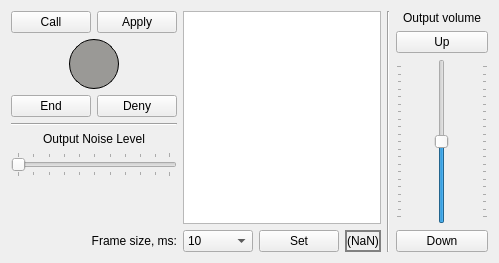
<?xml version="1.0" encoding="UTF-8"?>
<ui version="4.0">
 <class>CallTab</class>
 <widget class="QWidget" name="CallTab">
  <property name="geometry">
   <rect>
    <x>0</x>
    <y>0</y>
    <width>499</width>
    <height>263</height>
   </rect>
  </property>
  <property name="windowTitle">
   <string>Form</string>
  </property>
  <layout class="QHBoxLayout" name="horizontalLayout_4" stretch="4,0,1">
   <item>
    <layout class="QGridLayout" name="gridLayout" columnstretch="0,0,0,0" columnminimumwidth="0,1,1,1">
     <item row="0" column="0">
      <layout class="QVBoxLayout" name="verticalLayout">
       <item>
        <layout class="QHBoxLayout" name="horizontalLayout_2">
         <item>
          <widget class="QPushButton" name="pB_startCall">
           <property name="sizePolicy">
            <sizepolicy hsizetype="Minimum" vsizetype="Minimum">
             <horstretch>0</horstretch>
             <verstretch>0</verstretch>
            </sizepolicy>
           </property>
           <property name="minimumSize">
            <size>
             <width>0</width>
             <height>0</height>
            </size>
           </property>
           <property name="maximumSize">
            <size>
             <width>16777215</width>
             <height>16777215</height>
            </size>
           </property>
           <property name="text">
            <string>Call</string>
           </property>
           <property name="icon">
            <iconset>
             <normaloff>../../</normaloff>../../</iconset>
           </property>
           <property name="flat">
            <bool>false</bool>
           </property>
          </widget>
         </item>
         <item>
          <widget class="QPushButton" name="pB_applyCall">
           <property name="sizePolicy">
            <sizepolicy hsizetype="Minimum" vsizetype="Minimum">
             <horstretch>0</horstretch>
             <verstretch>0</verstretch>
            </sizepolicy>
           </property>
           <property name="minimumSize">
            <size>
             <width>0</width>
             <height>0</height>
            </size>
           </property>
           <property name="maximumSize">
            <size>
             <width>16777215</width>
             <height>16777215</height>
            </size>
           </property>
           <property name="text">
            <string>Apply</string>
           </property>
           <property name="icon">
            <iconset theme="QIcon::ThemeIcon::CallStart">
             <normaloff>../../</normaloff>../../</iconset>
           </property>
           <property name="flat">
            <bool>false</bool>
           </property>
          </widget>
         </item>
        </layout>
       </item>
       <item>
        <layout class="QHBoxLayout" name="horizontalLayout">
         <item>
          <widget class="QRadioButton" name="rB_connectionState">
           <property name="enabled">
            <bool>false</bool>
           </property>
           <property name="sizePolicy">
            <sizepolicy hsizetype="Minimum" vsizetype="Minimum">
             <horstretch>0</horstretch>
             <verstretch>0</verstretch>
            </sizepolicy>
           </property>
           <property name="minimumSize">
            <size>
             <width>50</width>
             <height>25</height>
            </size>
           </property>
           <property name="maximumSize">
            <size>
             <width>50</width>
             <height>50</height>
            </size>
           </property>
           <property name="styleSheet">
            <string notr="true">QRadioButton {
	color: black;
}

QRadioButton::indicator {
	border-radius: 25px;
	width: 48px;
	height: 48px;
}

QRadioButton::indicator::checked {
	border: 1px solid black;
	background-color: rgb(0,255,0);
}

QRadioButton::indicator::unchecked {
	border: 1px solid black;
	background-color: rgb(154, 153, 150);
}</string>
           </property>
           <property name="text">
            <string/>
           </property>
          </widget>
         </item>
        </layout>
       </item>
       <item>
        <layout class="QHBoxLayout" name="horizontalLayout_3">
         <item>
          <widget class="QPushButton" name="pB_endCall">
           <property name="sizePolicy">
            <sizepolicy hsizetype="Minimum" vsizetype="Minimum">
             <horstretch>0</horstretch>
             <verstretch>0</verstretch>
            </sizepolicy>
           </property>
           <property name="minimumSize">
            <size>
             <width>0</width>
             <height>0</height>
            </size>
           </property>
           <property name="maximumSize">
            <size>
             <width>16777215</width>
             <height>16777215</height>
            </size>
           </property>
           <property name="styleSheet">
            <string notr="true"/>
           </property>
           <property name="text">
            <string>End</string>
           </property>
           <property name="icon">
            <iconset theme="QIcon::ThemeIcon::CallStop">
             <normaloff>../../</normaloff>../../</iconset>
           </property>
          </widget>
         </item>
         <item>
          <widget class="QPushButton" name="pB_denyCall">
           <property name="sizePolicy">
            <sizepolicy hsizetype="Minimum" vsizetype="Minimum">
             <horstretch>0</horstretch>
             <verstretch>0</verstretch>
            </sizepolicy>
           </property>
           <property name="minimumSize">
            <size>
             <width>0</width>
             <height>0</height>
            </size>
           </property>
           <property name="maximumSize">
            <size>
             <width>16777215</width>
             <height>16777215</height>
            </size>
           </property>
           <property name="styleSheet">
            <string notr="true"/>
           </property>
           <property name="text">
            <string>Deny</string>
           </property>
           <property name="icon">
            <iconset theme="QIcon::ThemeIcon::CallStop">
             <normaloff>../../</normaloff>../../</iconset>
           </property>
          </widget>
         </item>
        </layout>
       </item>
       <item>
        <widget class="Line" name="line_2">
         <property name="orientation">
          <enum>Qt::Horizontal</enum>
         </property>
        </widget>
       </item>
       <item>
        <widget class="QLabel" name="label_19">
         <property name="sizePolicy">
          <sizepolicy hsizetype="Minimum" vsizetype="Minimum">
           <horstretch>0</horstretch>
           <verstretch>0</verstretch>
          </sizepolicy>
         </property>
         <property name="text">
          <string>Output Noise Level</string>
         </property>
         <property name="alignment">
          <set>Qt::AlignCenter</set>
         </property>
        </widget>
       </item>
       <item>
        <widget class="QSlider" name="hS_outputNoise">
         <property name="enabled">
          <bool>false</bool>
         </property>
         <property name="sizePolicy">
          <sizepolicy hsizetype="Minimum" vsizetype="Fixed">
           <horstretch>0</horstretch>
           <verstretch>0</verstretch>
          </sizepolicy>
         </property>
         <property name="palette">
          <palette>
           <active>
            <colorrole role="WindowText">
             <brush brushstyle="SolidPattern">
              <color alpha="255">
               <red>0</red>
               <green>0</green>
               <blue>0</blue>
              </color>
             </brush>
            </colorrole>
            <colorrole role="Dark">
             <brush brushstyle="SolidPattern">
              <color alpha="255">
               <red>159</red>
               <green>159</green>
               <blue>159</blue>
              </color>
             </brush>
            </colorrole>
            <colorrole role="Text">
             <brush brushstyle="SolidPattern">
              <color alpha="255">
               <red>0</red>
               <green>0</green>
               <blue>0</blue>
              </color>
             </brush>
            </colorrole>
            <colorrole role="ButtonText">
             <brush brushstyle="SolidPattern">
              <color alpha="255">
               <red>0</red>
               <green>0</green>
               <blue>0</blue>
              </color>
             </brush>
            </colorrole>
            <colorrole role="Shadow">
             <brush brushstyle="SolidPattern">
              <color alpha="255">
               <red>118</red>
               <green>118</green>
               <blue>118</blue>
              </color>
             </brush>
            </colorrole>
            <colorrole role="Highlight">
             <brush brushstyle="SolidPattern">
              <color alpha="255">
               <red>48</red>
               <green>140</green>
               <blue>198</blue>
              </color>
             </brush>
            </colorrole>
            <colorrole role="PlaceholderText">
             <brush brushstyle="NoBrush">
              <color alpha="128">
               <red>0</red>
               <green>0</green>
               <blue>0</blue>
              </color>
             </brush>
            </colorrole>
           </active>
           <inactive>
            <colorrole role="WindowText">
             <brush brushstyle="SolidPattern">
              <color alpha="255">
               <red>0</red>
               <green>0</green>
               <blue>0</blue>
              </color>
             </brush>
            </colorrole>
            <colorrole role="Dark">
             <brush brushstyle="SolidPattern">
              <color alpha="255">
               <red>159</red>
               <green>159</green>
               <blue>159</blue>
              </color>
             </brush>
            </colorrole>
            <colorrole role="Text">
             <brush brushstyle="SolidPattern">
              <color alpha="255">
               <red>0</red>
               <green>0</green>
               <blue>0</blue>
              </color>
             </brush>
            </colorrole>
            <colorrole role="ButtonText">
             <brush brushstyle="SolidPattern">
              <color alpha="255">
               <red>0</red>
               <green>0</green>
               <blue>0</blue>
              </color>
             </brush>
            </colorrole>
            <colorrole role="Shadow">
             <brush brushstyle="SolidPattern">
              <color alpha="255">
               <red>118</red>
               <green>118</green>
               <blue>118</blue>
              </color>
             </brush>
            </colorrole>
            <colorrole role="Highlight">
             <brush brushstyle="SolidPattern">
              <color alpha="255">
               <red>48</red>
               <green>140</green>
               <blue>198</blue>
              </color>
             </brush>
            </colorrole>
            <colorrole role="PlaceholderText">
             <brush brushstyle="NoBrush">
              <color alpha="128">
               <red>0</red>
               <green>0</green>
               <blue>0</blue>
              </color>
             </brush>
            </colorrole>
           </inactive>
           <disabled>
            <colorrole role="WindowText">
             <brush brushstyle="SolidPattern">
              <color alpha="255">
               <red>0</red>
               <green>0</green>
               <blue>0</blue>
              </color>
             </brush>
            </colorrole>
            <colorrole role="Dark">
             <brush brushstyle="SolidPattern">
              <color alpha="255">
               <red>159</red>
               <green>159</green>
               <blue>159</blue>
              </color>
             </brush>
            </colorrole>
            <colorrole role="Text">
             <brush brushstyle="SolidPattern">
              <color alpha="255">
               <red>0</red>
               <green>0</green>
               <blue>0</blue>
              </color>
             </brush>
            </colorrole>
            <colorrole role="ButtonText">
             <brush brushstyle="SolidPattern">
              <color alpha="255">
               <red>0</red>
               <green>0</green>
               <blue>0</blue>
              </color>
             </brush>
            </colorrole>
            <colorrole role="Shadow">
             <brush brushstyle="SolidPattern">
              <color alpha="255">
               <red>119</red>
               <green>118</green>
               <blue>123</blue>
              </color>
             </brush>
            </colorrole>
            <colorrole role="Highlight">
             <brush brushstyle="SolidPattern">
              <color alpha="255">
               <red>48</red>
               <green>140</green>
               <blue>198</blue>
              </color>
             </brush>
            </colorrole>
            <colorrole role="PlaceholderText">
             <brush brushstyle="NoBrush">
              <color alpha="128">
               <red>0</red>
               <green>0</green>
               <blue>0</blue>
              </color>
             </brush>
            </colorrole>
           </disabled>
          </palette>
         </property>
         <property name="minimum">
          <number>1</number>
         </property>
         <property name="maximum">
          <number>100</number>
         </property>
         <property name="value">
          <number>1</number>
         </property>
         <property name="orientation">
          <enum>Qt::Horizontal</enum>
         </property>
         <property name="tickPosition">
          <enum>QSlider::TicksBothSides</enum>
         </property>
        </widget>
       </item>
       <item>
        <spacer name="verticalSpacer">
         <property name="orientation">
          <enum>Qt::Vertical</enum>
         </property>
         <property name="sizeHint" stdset="0">
          <size>
           <width>20</width>
           <height>40</height>
          </size>
         </property>
        </spacer>
       </item>
      </layout>
     </item>
     <item row="5" column="1">
      <widget class="QComboBox" name="cB_frameSize">
       <property name="currentText">
        <string>10</string>
       </property>
       <property name="placeholderText" stdset="0">
        <string/>
       </property>
       <item>
        <property name="text">
         <string>10</string>
        </property>
       </item>
       <item>
        <property name="text">
         <string>20</string>
        </property>
       </item>
       <item>
        <property name="text">
         <string>30</string>
        </property>
       </item>
       <item>
        <property name="text">
         <string>40</string>
        </property>
       </item>
       <item>
        <property name="text">
         <string>50</string>
        </property>
       </item>
      </widget>
     </item>
     <item row="0" column="1" colspan="3">
      <widget class="QListWidget" name="lW_Logger"/>
     </item>
     <item row="5" column="3">
      <widget class="QLabel" name="l_frameSize">
       <property name="sizePolicy">
        <sizepolicy hsizetype="Minimum" vsizetype="Preferred">
         <horstretch>0</horstretch>
         <verstretch>0</verstretch>
        </sizepolicy>
       </property>
       <property name="styleSheet">
        <string notr="true">QLabel
{	
	border-style: solid;
	border-color: gray;
	border-width: 2px;
}</string>
       </property>
       <property name="text">
        <string>(NaN)</string>
       </property>
       <property name="alignment">
        <set>Qt::AlignCenter</set>
       </property>
      </widget>
     </item>
     <item row="5" column="0">
      <widget class="QLabel" name="label_21">
       <property name="sizePolicy">
        <sizepolicy hsizetype="Minimum" vsizetype="Minimum">
         <horstretch>0</horstretch>
         <verstretch>0</verstretch>
        </sizepolicy>
       </property>
       <property name="text">
        <string>Frame size, ms:</string>
       </property>
       <property name="textFormat">
        <enum>Qt::AutoText</enum>
       </property>
       <property name="alignment">
        <set>Qt::AlignRight|Qt::AlignTrailing|Qt::AlignVCenter</set>
       </property>
      </widget>
     </item>
     <item row="5" column="2">
      <widget class="QPushButton" name="pB_setFrameSize">
       <property name="text">
        <string>Set</string>
       </property>
      </widget>
     </item>
    </layout>
   </item>
   <item>
    <widget class="Line" name="line">
     <property name="orientation">
      <enum>Qt::Vertical</enum>
     </property>
    </widget>
   </item>
   <item>
    <layout class="QVBoxLayout" name="verticalLayout_3">
     <item>
      <widget class="QLabel" name="label">
       <property name="text">
        <string>Output volume</string>
       </property>
       <property name="alignment">
        <set>Qt::AlignCenter</set>
       </property>
      </widget>
     </item>
     <item>
      <widget class="QPushButton" name="pB_volumeUp">
       <property name="text">
        <string>Up</string>
       </property>
       <property name="icon">
        <iconset theme="QIcon::ThemeIcon::GoUp">
         <normaloff>../../</normaloff>../../</iconset>
       </property>
      </widget>
     </item>
     <item>
      <widget class="QSlider" name="vS_volume">
       <property name="sizePolicy">
        <sizepolicy hsizetype="Expanding" vsizetype="Expanding">
         <horstretch>0</horstretch>
         <verstretch>0</verstretch>
        </sizepolicy>
       </property>
       <property name="minimum">
        <number>0</number>
       </property>
       <property name="maximum">
        <number>20</number>
       </property>
       <property name="value">
        <number>10</number>
       </property>
       <property name="orientation">
        <enum>Qt::Vertical</enum>
       </property>
       <property name="invertedAppearance">
        <bool>false</bool>
       </property>
       <property name="tickPosition">
        <enum>QSlider::TicksBothSides</enum>
       </property>
      </widget>
     </item>
     <item>
      <widget class="QPushButton" name="pB_volumeDown">
       <property name="text">
        <string>Down</string>
       </property>
       <property name="icon">
        <iconset theme="QIcon::ThemeIcon::GoDown">
         <normaloff>../../</normaloff>../../</iconset>
       </property>
      </widget>
     </item>
    </layout>
   </item>
  </layout>
 </widget>
 <resources/>
 <connections/>
</ui>
